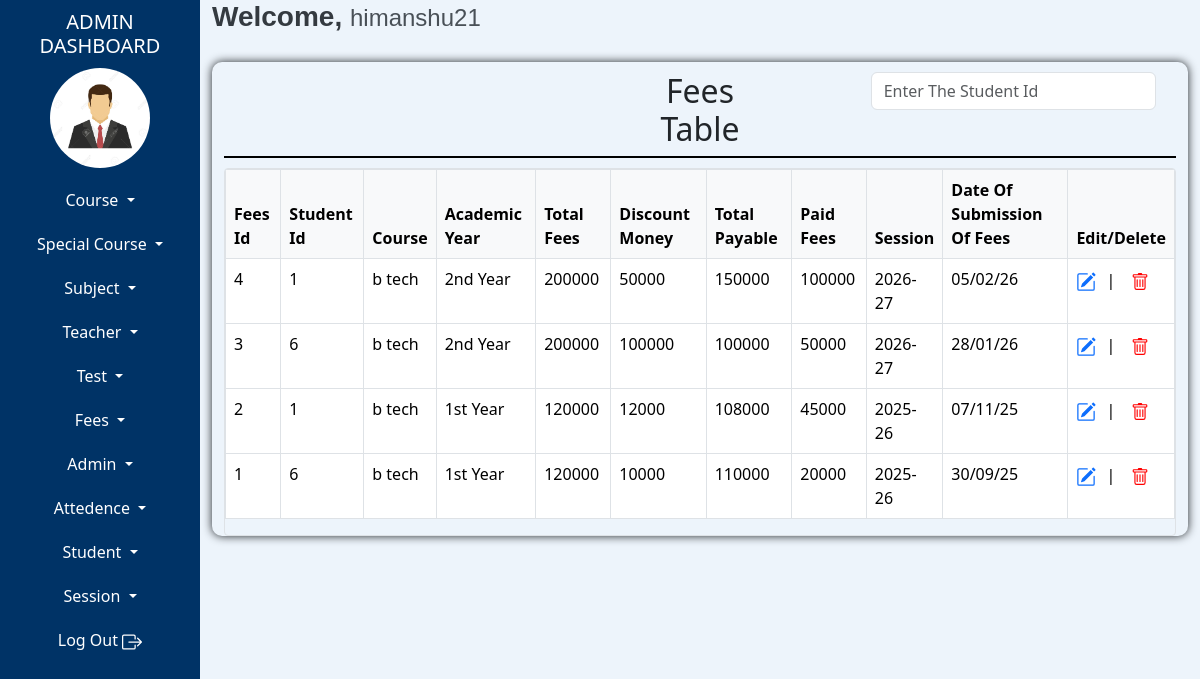
/admin/fees-table.php (signed in), run on the app's committed database.
### tables this page shows
CREATE TABLE `tblfees` (
  `feeId` int(100) NOT NULL AUTO_INCREMENT,
  `studentId` int(100) NOT NULL,
  `courseId` int(100) NOT NULL,
  `academicYearId` int(10) NOT NULL,
  `totalFees` int(100) NOT NULL,
  `discountMoney` int(100) DEFAULT NULL,
  `paidFees` int(100) NOT NULL,
  `dateOfSubmissionOfFees` date NOT NULL,
  `sessionId` int(10) NOT NULL,
  `addedIpAddress` text NOT NULL,
  `addedDateTime` datetime(6) NOT NULL,
  `updatedIpAddress` text NOT NULL,
  `updatedDatetime` datetime(6) NOT NULL,
  PRIMARY KEY (`feeId`)
);

CREATE TABLE `tblcourse` (
  `courseId` int(10) NOT NULL AUTO_INCREMENT,
  `courseName` varchar(100) NOT NULL,
  `courseDuration` varchar(10) NOT NULL,
  `sessionId` int(10) NOT NULL,
  PRIMARY KEY (`courseId`)
);

CREATE TABLE `tblacademicyear` (
  `academicYearId` int(10) NOT NULL AUTO_INCREMENT,
  `academicYearName` text NOT NULL,
  `addedIpAddress` varchar(100) NOT NULL,
  `addedDateTime` datetime NOT NULL,
  `updatedIpAddress` varchar(100) NOT NULL,
  `updatedDatetime` datetime NOT NULL,
  PRIMARY KEY (`academicYearId`)
);

CREATE TABLE `tblsession` (
  `sessionId` int(10) NOT NULL AUTO_INCREMENT,
  `sessionName` varchar(15) NOT NULL,
  `addedIpAddress` varchar(100) NOT NULL,
  `addedDateTime` datetime NOT NULL,
  `updatedIpAddress` varchar(100) NOT NULL,
  `updatedDateTime` datetime NOT NULL,
  `status` int(2) NOT NULL,
  PRIMARY KEY (`sessionId`)
);

### admin/fees-table.php (the view, shortened to what this page needs)
<?php
include "admin-dashboard-top.php";
include "admin-dashboard-content.php";
$query = "SELECT * FROM tblfees ORDER BY feeId DESC";
$stmt=$conn->prepare($query);
$stmt->execute();
?>
<!doctype html>
<html lang="en">
  <head>
    <link href="https://cdn.jsdelivr.net/npm/bootstrap@5.3.3/dist/css/bootstrap.min.css" rel="stylesheet">
  </head>
<body>
<div class="container-fluid">
    <div class="row">
        <div class="col-md-12 tbl-content">
            <div class="container-fluid">
                <div class="row top">
                    <div class="col-md-5 col-sm-5">
                    </div>
                    <div class="col-md-2 col-sm-2">
                        <div class="tbl-heading">
                            <h2>Fees Table</h2>
                        </div>
                    </div>
                    <div class="col-md-1 col-sm-1">
                    </div>
                    <div class="col-md-4 col-sm-4">
                        <form class="d-flex" role="search">
                            <input class="form-control me-2" type="search" placeholder="Enter The Student Id " aria-label="Search" id="studentId">
                        </form>
                    </div>
                </div>
            </div>
            <table class="table table-hover table-bordered">
              <thead>
                <tr>
                  <th scope="col">Fees Id</th>
                  <th scope="col">Student Id</th>
                  <th scope="col">Course</th>
                  <th scope="col">Academic Year</th>
                  <th scope="col">Total Fees</th>
                  <th scope="col">Discount Money</th>
                  <th scope="col">Total Payable</th>
                  <th scope="col">Paid Fees</th>
                  <th scope="col">Session</th>
                  <th scope="col">Date Of Submission Of Fees</th>
                  <th scope="col">Edit/Delete</th>
                </tr>
              </thead>
              <tbody id="tbldata">
                <?php
                    while($result=$stmt->fetch())
                    {
                        $totalPayable = $result["totalFees"] - $result["discountMoney"];
                ?>
                    <tr>
                    <td><?php echo $result['feeId'] ?></td>
                    <td><?php echo $result['studentId'] ?></td>
                    <td>
                    <?php
                        $courseId=$result['courseId'];
                        $query="SELECT * FROM tblcourse WHERE courseId=:courseId";
                        $coursestmt=$conn->prepare($query);
                        $coursestmt->bindParam(":courseId",$courseId);
                        $coursestmt->execute();
                        $courses=$coursestmt->fetch();
                        echo $courses["courseName"];
                    ?>
                    </td>
                    <td>
                        <?php
                            $academicYearId = $result['academicYearId'];
                            $yearstmt=$conn->prepare("SELECT * FROM tblAcademicYear WHERE academicYearId=:academicYearId");
                            $yearstmt->bindParam(":academicYearId",$academicYearId);
                            $yearstmt->execute();
                            $academicYears=$yearstmt->fetch();
                            echo $academicYears["academicYearName"];
                        ?>
                    </td>
                    <td><?php echo $result['totalFees']; ?></td>
                    <td><?php echo $result['discountMoney']; ?></td>
                    <td><?php echo $totalPayable; ?></td>
                    <td><?php echo $result['paidFees']; ?></td>
                    <td>
                        <?php
                            $sessionId = $result['sessionId'];
                            $sessionstmt=$conn->prepare("SELECT * FROM tblsession WHERE sessionId=:sessionId");
                            $sessionstmt->bindParam(":sessionId",$sessionId);
                            $sessionstmt->execute();
                            $sessions=$sessionstmt->fetch();
                            echo $sessions["sessionName"];
                        ?>
                    </td>
                    <td>
                    <?php
                        $formattedDate = date("d/m/y", strtotime($result['dateOfSubmissionOfFees']));
                        echo $formattedDate;
                    ?>
                    </td>
                    <td>
                        <div class="icons">
                            <a href="edit-fees.php?feeId=<?php echo $result['feeId']; ?>">
                            </a>
                            |
                            <form action="delete-fees.php?feeId=<?php echo $fees['feeId'] ?>" method="POST" onsubmit="return confirm('Are you sure you want to delete this row?');">
                                <button type="submit" style="border: none; background: none; cursor: pointer;">
                                </button>
                            </form>
                        </div>
                    </td>
                </tr>
                <?php
                }
                ?>
              </tbody>
            </table>
        </div>
    </div>
</div>
</body>
</div>
</div>
<?php
    include "admin-dashboard-footer.php"
?>

### admin/admin-dashboard-content.php (shortened to what this page needs)
<link href="https://cdn.jsdelivr.net/npm/bootstrap@5.3.3/dist/css/bootstrap.min.css" rel="stylesheet">
  </head>
  <body>
    <div class="container-fluid">
        <div class="row">
            <div class="col-md-2  left-side">
                <div class="heading">
                    <h5>ADMIN DASHBOARD</h5>
                </div>
                <div class="image">
                    <a href="admin-dashboard.php">
                    <?php
                        $query = "select * from tbladmin where adminId=:adminId";
                        $stmt=$conn->prepare($query);
                        $stmt->bindParam(":adminId",$adminId);
                        $stmt->execute();
                        $result = $stmt->fetch();
                        if (!empty($result['picture']))
                        {
                        	echo '<img src="'.$result['picture'].'" style=" height: 100px;" />';
                        }
                        else
                        {
                        	if ($result['adminGender'] == '1')
                        	{
                        		echo '<img src="images/female-logo.jpg" alt="Male" style="height: 100px; width: 100px;" />';
                        	}
                        	elseif ($result['adminGender'] == '2')
                        	{
                        		echo '<img src="images/male-logo.jpg" alt="Female" style="height: 100px; width: 100px;" />';
                        	}
                        }
                    ?>
                    </a>
                </div>
                <div class="buttons">
                    <div class="dropdown ">
                      <button class="btn dropdown-toggle w-100 nav-link left-btn" type="button" data-bs-toggle="dropdown" aria-expanded="false">
                        Course
                      </button>
                    </div>
                    <div class="dropdown ">
                      <button class="btn dropdown-toggle w-100 nav-link left-btn" type="button" data-bs-toggle="dropdown" aria-expanded="false">
                        Special Course
                      </button>
                    </div>
                    <div class="dropdown ">
                      <button class="btn dropdown-toggle w-100 nav-link left-btn" type="button" data-bs-toggle="dropdown" aria-expanded="false">
                        Subject
                      </button>
                    </div>
                    <div class="dropdown ">
                      <button class="btn dropdown-toggle w-100 nav-link left-btn" type="button" data-bs-toggle="dropdown" aria-expanded="false">
                        Teacher
                      </button>
                    </div>
                    <div class="dropdown ">
                      <button class="btn dropdown-toggle w-100 nav-link left-btn" type="button" data-bs-toggle="dropdown" aria-expanded="false">
                        Test
                      </button>
                    </div>
                    <div class="dropdown ">
                      <button class="btn dropdown-toggle w-100 nav-link left-btn" type="button" data-bs-toggle="dropdown" aria-expanded="false">
                        Fees
                      </button>
                    </div>
                    <div class="dropdown ">
                      <button class="btn dropdown-toggle w-100 nav-link left-btn" type="button" data-bs-toggle="dropdown" aria-expanded="false">
                        Admin
                      </button>
                    </div>
                    <div class="dropdown ">
                      <button class="btn dropdown-toggle w-100 nav-link left-btn" type="button" data-bs-toggle="dropdown" aria-expanded="false">
                        Attedence
                      </button>
                    </div>
                    <div class="dropdown ">
                      <button class="btn dropdown-toggle w-100 nav-link left-btn" type="button" data-bs-toggle="dropdown" aria-expanded="false">
                        Student
                      </button>
                    </div>
                    <div class="dropdown ">
                      <button class="btn dropdown-toggle w-100 nav-link left-btn" type="button" data-bs-toggle="dropdown" aria-expanded="false">
                        Session
                      </button>
                    </div>
                    <a href="logout-admin.php" class="btn left-btn w-100 nav-link">
                        Log Out
                    </a>
                </div>
            </div>
            <div class="col-md-10 col-sm-10 right-side">
                <div>
                    <h3 class="welcome-text">Welcome, <span class="admin-name"><?php echo $result['adminName']; ?></span></h3>
                </div>

### admin/admin-dashboard-content.php (style rules this page uses)
.left-side { background-color:#003366; color:white; height:200vh; }
.heading { text-align:center; margin:10px auto; }
.image { display:flex; justify-content:center; }
.image img { border-radius:60px; }
.left-btn { color:white; transition: background-color 0.3s ease; margin-top:20px; }
.right-side { background-color:#edf4fb; }
.welcome-text { font-family: 'Poppins', sans-serif; font-size: 28px; font-weight: 600; color: #343a40; }
.admin-name { font-family: 'Montserrat', sans-serif; font-size: 24px; font-weight: 400; color: #495057; }

### admin/fees-table.php (style rules this page uses)
.top { margin-top:10px; border-bottom:2px solid black; margin-bottom:10px; }
.tbl-heading { text-align:center; }
.tbl-content { box-shadow:0 0 10px; margin-top:20px; border-radius:10px; }
.icons { display: flex; align-items: center; gap: 10px; }

### admin/admin-dashboard-footer.php (style rules this page uses)
.table-responsive .table thead th { position: sticky; top: 0; z-index: 10; background-color: #f8f9fa; box-shadow: 0 2px 2px -1px rgba(0,0,0,0.4); }

### data on the page
tblfees: feeId "4", studentId "1", courseId.courseName "b tech", academicYearId.academicYearName "2nd Year", totalFees "200000", discountMoney "50000", totalPayable "150000", paidFees "100000", sessionId.sessionName "2026-27", dateOfSubmissionOfFees "05/02/26"
tblfees: feeId "3", studentId "6", courseId.courseName "b tech", academicYearId.academicYearName "2nd Year", totalFees "200000", discountMoney "100000", paidFees "50000", sessionId.sessionName "2026-27", dateOfSubmissionOfFees "28/01/26"
tblfees: feeId "2", studentId "1", courseId.courseName "b tech", academicYearId.academicYearName "1st Year", totalFees "120000", discountMoney "12000", totalPayable "108000", paidFees "45000", sessionId.sessionName "2025-26", dateOfSubmissionOfFees "07/11/25"
tblfees: feeId "1", studentId "6", courseId.courseName "b tech", academicYearId.academicYearName "1st Year", totalFees "120000", discountMoney "10000", totalPayable "110000", paidFees "20000", sessionId.sessionName "2025-26", dateOfSubmissionOfFees "30/09/25"

### other printed values
$result['adminName'] "himanshu21"
